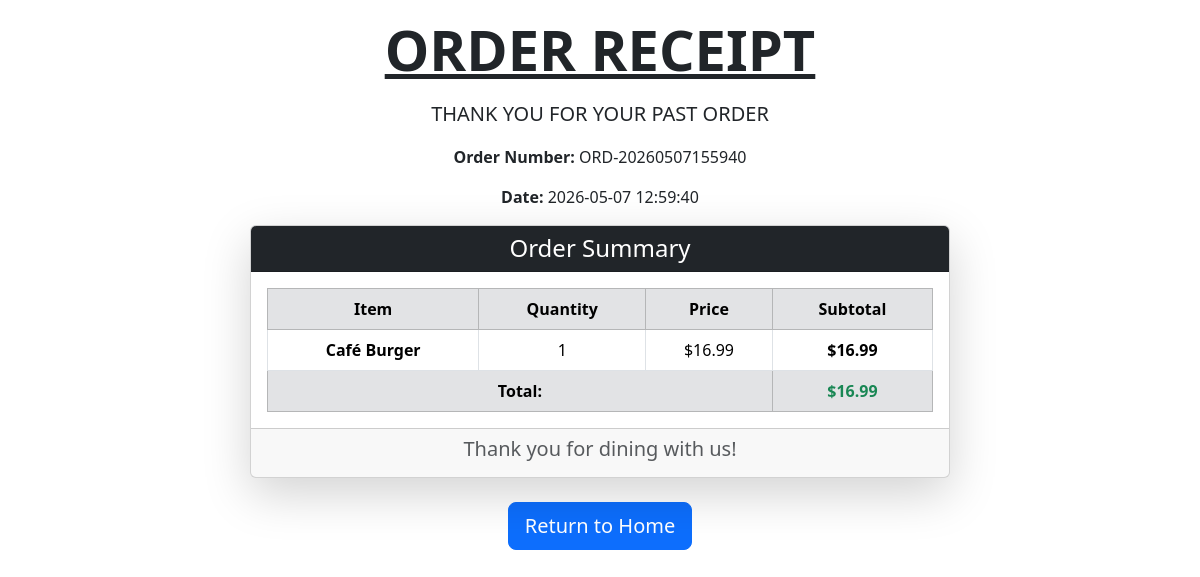
The app's page /receipt/ORD-20260507155940 with its own data.
### tables this page shows
CREATE TABLE orders (
id INTEGER PRIMARY KEY AUTOINCREMENT,
order_number TEXT NOT NULL UNIQUE,
total_amount INTEGER NOT NULL,
status TEXT NOT NULL DEFAULT 'COMPLETED',
created_at TIMESTAMP NOT NULL DEFAULT CURRENT_TIMESTAMP
, user_id INTEGER NOT NULL REFERENCES users (id));

CREATE TABLE order_items (
id INTEGER PRIMARY KEY AUTOINCREMENT,
order_id INTEGER NOT NULL,
menu_item_id INTEGER NOT NULL,
quantity INTEGER NOT NULL,
price_at_time INTEGER NOT NULL,
FOREIGN KEY (order_id) REFERENCES orders(id),
FOREIGN KEY (menu_item_id) REFERENCES menu (id)
);

CREATE TABLE menu (
id INTEGER PRIMARY KEY AUTOINCREMENT,
name TEXT NOT NULL,
description TEXT NOT NULL,
price INTEGER NOT NULL,
category TEXT NOT NULL,
image_url TEXT NOT NULL
);

### app.py (the view)
@app.route('/receipt', methods = ["GET", "POST"])
@app.route('/receipt/<order_number>', methods = ["GET", "POST"])
def receipt(order_number = None):
    if request.method == "POST":
        if not session.get('user_id'):
            flash("Please sign in to confirm your order", "warning")
            return redirect("/checkout-start?return_to=/receipt")
        cart = session.get('cart', {})
        if not cart:
            return redirect("/cart")
        item_ids = list(cart.keys())
        placeholders = ','.join(['?'] * len(item_ids))
        query = f"SELECT * FROM menu WHERE id IN ({placeholders})"
        db = get_db()
        menu_items = db.execute(query, item_ids).fetchall()
        total_amount = 0
        order_items_data = []
        receipt_items = []
        for menu_item in menu_items:
            item_id = menu_item['id']
            quantity = cart[item_id]
            price = menu_item['price']
            subtotal = price * quantity
            total_amount += subtotal
            order_items_data.append({
                'menu_item_id': item_id,
                'quantity': quantity,
                'price_at_time': price
            })
            receipt_items.append({
                'name': menu_item['name'],
                'quantity': quantity,
                'price': price,
                'subtotal': subtotal,
                'image_url': menu_item['image_url']
            })
        order_number = f"ORD-{datetime.now().strftime('%Y%m%d%H%M%S')}"
        db.execute("INSERT INTO orders (order_number, total_amount, status, user_id) VALUES (?, ?, ?, ?)", (order_number, total_amount, 'COMPLETED', session.get('user_id')))
        order_result = db.execute("SELECT last_insert_rowid() as id").fetchone()
        order_id = order_result['id']
        for item in order_items_data:
            db.execute("INSERT INTO order_items (order_id, menu_item_id, quantity, price_at_time) VALUES (?, ?, ?, ?)", (order_id, item['menu_item_id'], item['quantity'], item['price_at_time']))
        db.commit()
        db.close()
        session['cart'] = {}
        order_date = datetime.now().strftime("%Y-%m-%d %H:%M:%S")
        return render_template("receipt.html", order_number = order_number, order_date = order_date, items = receipt_items, total = total_amount, is_past_order = False)
    else:
        db = get_db()
        orders = db.execute("SELECT * FROM orders WHERE order_number = ?", (order_number,)).fetchall()
        if not orders:
            db.close()
            return render_template("error.html", message = "Order not found"), 404
        order = orders[0]
        order_items = db.execute("SELECT oi.*, m.name, m.image_url FROM order_items oi JOIN menu m ON oi.menu_item_id = m.id WHERE oi.order_id = ?", (order['id'],)).fetchall()
        db.close()
        total_amount = order['total_amount']
        receipt = []
        for item in order_items:
            receipt.append({
                'name': item['name'],
                'quantity': item['quantity'],
                'price': item['price_at_time'],
                'subtotal': item['quantity'] * item['price_at_time'],
                'image_url': item['image_url']
            })
        order_date = order['created_at']
        return render_template("receipt.html", order_number = order['order_number'], order_date = order_date, items = receipt, total = total_amount, is_past_order = True)

### app.py (called while the page is built)
def get_db():
    conn = sqlite3.connect('project.db')  # Removed sqlite:/// prefix
    conn.row_factory = sqlite3.Row  # This allows dictionary-like access to rows
    return conn

### templates/receipt.html (shortened to what this page needs)
{% extends "layout.html" %}
{% block content %}
    <div class = "container text-center">
        <h1 class = "display-4 mt-3" style="font-weight: bold; text-decoration: underline; text-transform: uppercase;">
            Order Receipt
        </h1>
        <div class = "receipt-header mt-3">
            {% if is_past_order %}
                <p class="lead" style="text-transform: uppercase; font-weight: normal;">
                    Thank you for your past order
                </p>
            {% endif %}
        </div>
        <div class = "container text-center">
            <p>
                <strong>
                    Order Number:
                </strong>
                {{ order_number }}
            </p>
            <p>
                <strong>
                    Date:
                </strong>
                {{ order_date }}
            </p>
        </div>
        <div class="container mt-3 d-flex justify-content-center">
            <div class="card shadow-lg" style="max-width: 700px; width: 100%;">
                    <div class="card-header text-center bg-dark text-white">
                        <h4 class="mb-0">Order Summary</h4>
                    </div>
                    <div class="card-body">
                        <div class="table-responsive">
                            <table class="table table-bordered align-middle text-center mb-0">
                                <thead class="table-secondary">
                                    <tr>
                                        <th>Item</th>
                                        <th>Quantity</th>
                                        <th>Price</th>
                                        <th>Subtotal</th>
                                    </tr>
                                </thead>
                                <tbody>
                                    {% for item in items %}
                                    <tr>
                                        <td class="fw-semibold">
                                            {{ item.name }}
                                        </td>
                                        <td>
                                            {{ item.quantity }}
                                        </td>
                                        <td>
                                            ${{ "{:.2f}".format(item.price / 100) }}
                                        </td>
                                        <td class="fw-bold">
                                            ${{ "{:.2f}".format(item.subtotal / 100) }}
                                        </td>
                                    </tr>
                                    {% endfor %}
                                </tbody>
                                <tfoot>
                                    <tr class="table-secondary">
                                        <td colspan="3" class=" fw-bold">
                                            Total:
                                        </td>
                                        <td class="fw-bold text-success">
                                            ${{ "{:.2f}".format(total / 100) }}
                                        </td>
                                    </tr>
                                </tfoot>
                            </table>
                        </div>
                    </div>
                    <div class="card-footer text-center text-muted">
                        <h5>
                            Thank you for dining with us!
                        </h5>
                    </div>
                </div>
        </div>
        <div class = "container text-center mt-4">
            <form action = "/" method = "post">
                <button type = "submit" class = "button btn btn-primary btn-lg" >
                    Return to Home
                </button>
            </form>
        </div>
    </div>
{% endblock %}

### static/css/styles.css (style rules this page uses)
html, body { height: 100%; margin: 0; }

### records on screen
orders: order_number "ORD-20260507155940", created_at "2026-05-07 12:59:40", total/100 "16.99"
order_items: name "Café Burger", quantity "1", item.price/100 "16.99", subtotal "16.99"
